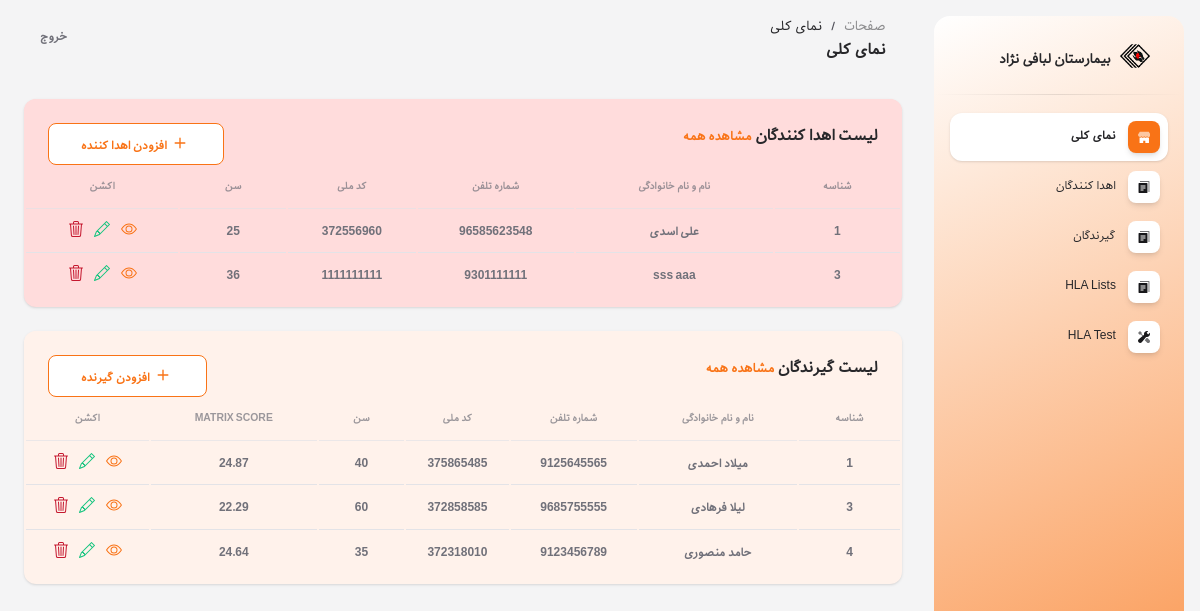
The app's page / (signed in), older data.
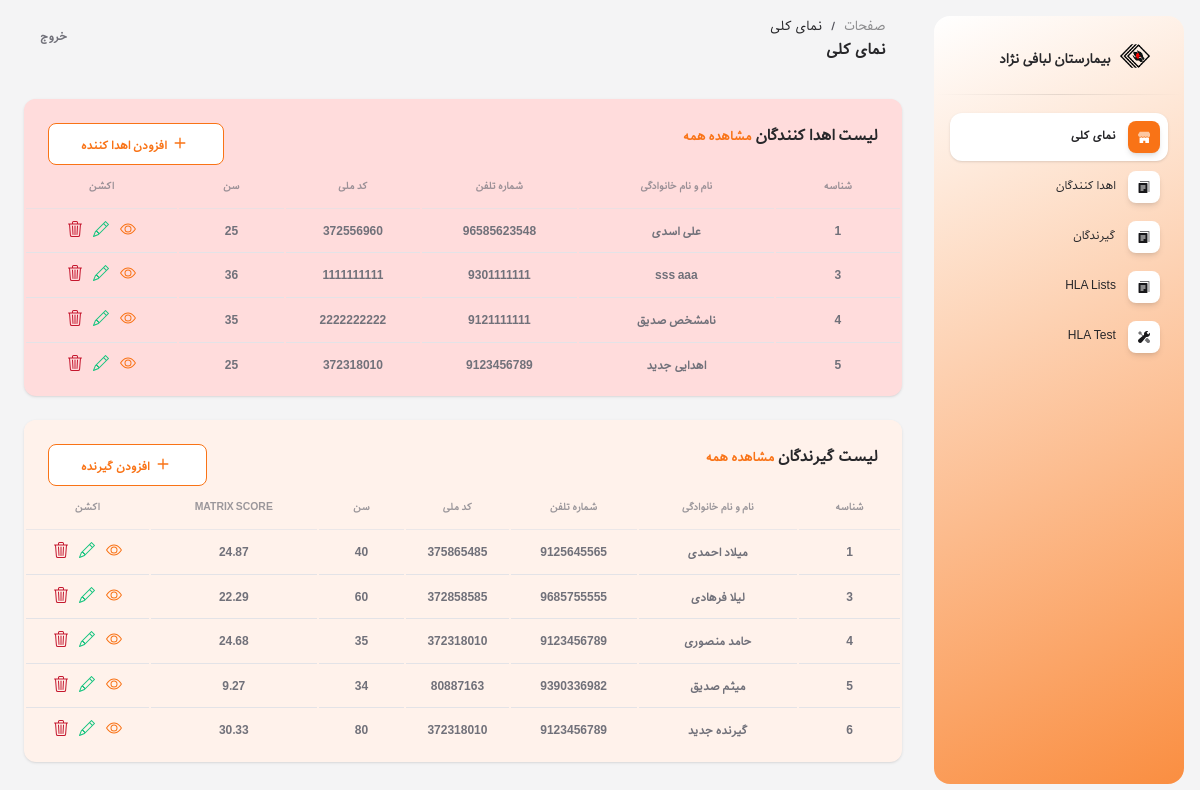
The same page, newer data.
### referees/models.py (models this page shows, shortened)
class Donor(models.Model):
    blood_group_choices = [
        ('A', 'A'),
        ('B', 'B'),
        ('AB', 'AB'),
        ('O', 'O'),
    ]
    first_name = models.CharField(verbose_name='نام', max_length=100)
    last_name = models.CharField(verbose_name='نام خانوادگی', max_length=100)
    national_code = models.IntegerField(verbose_name='کد ملی')
    phone_number = models.IntegerField(verbose_name='شماره تماس')
    age = models.IntegerField(verbose_name='سن')
    blood_group = models.CharField(verbose_name='گروه خونی', max_length=2, choices=blood_group_choices)
    kdpi = models.FloatField(verbose_name='KDPI', help_text='عددی بین 0 تا 100')
    recipient_blood_group = MultiSelectField(verbose_name='گروه خونی مناسب برای گیرنده', help_text='این مقدار توسط سیستیم تعین می گردد', max_length=2, choices=blood_group_choices)
    min_recipient_age = models.IntegerField(verbose_name='حداقل سن مناسب برای گیرنده', help_text='این مقدار توسط سیستیم تعین می گردد')
    max_recipient_age = models.IntegerField(verbose_name='حداکثر سن مناسب برای گیرنده', help_text='این مقدار توسط سیستیم تعین می گردد')
    hla_a_1 = models.ForeignKey(HlaA, on_delete=models.DO_NOTHING, verbose_name='HLA A (allele 1)', related_name='hla_a_1_donor')
    hla_a_2 = models.ForeignKey(HlaA, on_delete=models.DO_NOTHING, verbose_name='HLA A (allele 2)', related_name='hla_a_2_donor')
    hla_b_1 = models.ForeignKey(HlaB, on_delete=models.DO_NOTHING, verbose_name='HLA B (allele 1)', related_name='hla_b_1_donor')
    hla_b_2 = models.ForeignKey(HlaB, on_delete=models.DO_NOTHING, verbose_name='HLA B (allele 2)', related_name='hla_b_2_donor')
    hla_drb1_1 = models.ForeignKey(HlaDRB1, on_delete=models.DO_NOTHING, verbose_name='HLA DRB1 (allele 1)', related_name='hla_drb1_1_donor')
    hla_drb1_2 = models.ForeignKey(HlaDRB1, on_delete=models.DO_NOTHING, verbose_name='HLA DRB1 (allele 2)', related_name='hla_drb1_2_donor')
    hla_drb_1 = models.ForeignKey(HlaDRB, on_delete=models.DO_NOTHING, verbose_name='HLA DRB (allele 1)', null=True, blank=True, related_name='hla_drb_1_donor')
    hla_drb_2 = models.ForeignKey(HlaDRB, on_delete=models.DO_NOTHING, verbose_name='HLA DRB (allele 2)', null=True, blank=True, related_name='hla_drb_2_donor')
    hla_dqb1_1 = models.ForeignKey(HlaDQB1, on_delete=models.DO_NOTHING, verbose_name='HLA DQB1 (allele 1)', related_name='hla_dqb1_1_donor')
    hla_dqb1_2 = models.ForeignKey(HlaDQB1, on_delete=models.DO_NOTHING, verbose_name='HLA DQB1 (allele 2)', related_name='hla_dqb1_2_donor')
    class Meta:
        verbose_name = 'اهدا کننده'
        verbose_name_plural = 'اهدا کنندگان'

class Recipient(models.Model):
    blood_group_choices = [
        ('A', 'A'),
        ('B', 'B'),
        ('AB', 'AB'),
        ('O', 'O'),
    ]
    previous_donation_candidate_choices = [
        ('yes', 'YES'),
        ('no', 'NO'),
    ]
    medical_urgency_choices = [
        ('1', 'no access'),
        ('2', 'cardiomyopathy'),
        ('3', 'none'),
    ]
    cpra_choices = [
        ('1', '≥ 98%'),
        ('2', '95-97%'),
        ('3', 'none'),
    ]
    first_name = models.CharField(verbose_name='نام', max_length=100)
    last_name = models.CharField(verbose_name='نام خانوادگی', max_length=100)
    national_code = models.IntegerField(verbose_name='کد ملی')
    phone_number = models.IntegerField(verbose_name='شماره تماس')
    age = models.IntegerField(verbose_name='سن')
    blood_group = models.CharField(verbose_name='گروه خونی', max_length=2, choices=blood_group_choices)
    waiting_list = models.CharField(max_length=10)
    dialysis_duration = models.CharField(max_length=10)
    previous_donation = models.CharField(max_length=3, choices=previous_donation_candidate_choices)
    medical_urgency = models.CharField(max_length=1, choices=medical_urgency_choices)
    candidate_for_2_kidney_TX = models.CharField(max_length=3, choices=previous_donation_candidate_choices)
    candidate_for_kidney_after_other_organ_TX = models.CharField(max_length=3, choices=previous_donation_candidate_choices)
    cpra = models.CharField(max_length=1, choices=cpra_choices)
    desensitized = models.CharField(max_length=3, choices=previous_donation_candidate_choices)
    hla_a_1 = models.ForeignKey(HlaA, on_delete=models.DO_NOTHING, verbose_name='HLA A (allele 1)', related_name='hla_a_1_recipient')
    hla_a_2 = models.ForeignKey(HlaA, on_delete=models.DO_NOTHING, verbose_name='HLA A (allele 2)', related_name='hla_a_2_recipient')
    hla_b_1 = models.ForeignKey(HlaB, on_delete=models.DO_NOTHING, verbose_name='HLA B (allele 1)', related_name='hla_b_1_recipient')
    hla_b_2 = models.ForeignKey(HlaB, on_delete=models.DO_NOTHING, verbose_name='HLA B (allele 2)', related_name='hla_b_2_recipient')
    hla_drb1_1 = models.ForeignKey(HlaDRB1, on_delete=models.DO_NOTHING, verbose_name='HLA DRB1 (allele 1)', related_name='hla_drb1_1_recipient')
    hla_drb1_2 = models.ForeignKey(HlaDRB1, on_delete=models.DO_NOTHING, verbose_name='HLA DRB1 (allele 2)', related_name='hla_drb1_2_recipient')
    hla_drb_1 = models.ForeignKey(HlaDRB, on_delete=models.DO_NOTHING, verbose_name='HLA DRB (allele 1)', null=True, blank=True, related_name='hla_drb_1_recipient')
    hla_drb_2 = models.ForeignKey(HlaDRB, on_delete=models.DO_NOTHING, verbose_name='HLA DRB (allele 2)', null=True, blank=True, related_name='hla_drb_2_recipient')
    hla_dqb1_1 = models.ForeignKey(HlaDQB1, on_delete=models.DO_NOTHING, verbose_name='HLA DQB1 (allele 1)', related_name='hla_dqb1_1_recipient')
    hla_dqb1_2 = models.ForeignKey(HlaDQB1, on_delete=models.DO_NOTHING, verbose_name='HLA DQB1 (allele 2)', related_name='hla_dqb1_2_recipient')
    point = models.FloatField(verbose_name='امتیاز')
    class Meta:
        verbose_name = 'گیرنده'
        verbose_name_plural = 'گیرندگان'

### referees/views.py (the view)
# urls.py: path('', main, name='main'),
@login_required
def main(request):
    donors = Donor.objects.all().order_by('id')[:5]
    recipients = Recipient.objects.all().order_by('id')[:5]
    context = {
        'donors': donors,
        'recipients': recipients
    }
    return render(request, 'main.html', context=context)

### templates/main.html (shortened to what the changed rows need)
{% extends 'base.html' %}
{% load static %}
{% block contain %}
<div class="row">
    <div class="col-12">
        <div class="card mb-4" style="background-color: #FFDCDC;">
            <div class="card-body px-0 pt-0 pb-2">
                <div class="table-responsive p-0">
                    <table class="table align-items-center mb-0">
                        <thead>
                            <tr>
                                <th
                                    class="text-center text-uppercase text-secondary text-xxs font-weight-bolder opacity-7">
                                    شناسه</th>
                                <th
                                    class="text-center text-uppercase text-secondary text-xxs font-weight-bolder opacity-7">
                                    نام و نام خانوادگی</th>
                                <th
                                    class="text-center text-uppercase text-secondary text-xxs font-weight-bolder opacity-7">
                                    شماره تلفن</th>
                                <th
                                    class="text-center text-uppercase text-secondary text-xxs font-weight-bolder opacity-7">
                                    کد ملی</th>
                                <th
                                    class="text-center text-uppercase text-secondary text-xxs font-weight-bolder opacity-7">
                                    سن</th>
                                <th
                                    class="text-center text-uppercase text-secondary text-xxs font-weight-bolder opacity-7">
                                    اکشن</th>
                            </tr>
                        </thead>
                        <tbody>
                            {% if donors %}
                            {% for donor in donors %}
                            <tr>
                                <td class="align-middle text-center">
                                    <span class="text-secondary text-xs font-weight-bold">{{ donor.id }}</span>
                                </td>
                                <td class="align-middle text-center">
                                    <span class="text-secondary text-xs font-weight-bold">{{ donor.first_name }} {{ donor.last_name }}</span>
                                </td>
                                <td class="align-middle text-center">
                                    <span class="text-secondary text-xs font-weight-bold">{{ donor.phone_number }}</span>
                                </td>
                                <td class="align-middle text-center">
                                    <span class="text-secondary text-xs font-weight-bold">{{ donor.national_code }}</span>
                                </td>
                                <td class="align-middle text-center">
                                    <span class="text-secondary text-xs font-weight-bold">{{ donor.age }}</span>
                                </td>
                                <td class="align-middle text-center">
                                    <a href="{% url 'donor_detail' donor.id %}" title="جزئیات" style="padding: 0 4px;">
                                        <span class="text-secondary text-xs font-weight-bold">
                                        </span>
                                    </a>
                                    <a href="{% url 'donor_update' donor.id %}" title="ویرایش" style="padding: 0 4px;">
                                        <span class="text-secondary text-xs font-weight-bold">
                                        </span>
                                    </a>
                                    <a href="{% url 'donor_delete' donor.id %}" title="حذف" style="padding: 0 4px;">
                                        <span class="text-secondary text-xs font-weight-bold">
                                        </span>
                                    </a>
                                </td>
                            </tr>
                            {% endfor %}
                            {% else %}
                            <tr>
                                <td colspan="6" class="align-middle text-center">
                                    <span class="text-secondary text-xs font-weight-bold">موردی یافت نشد</span>
                                </td>
                            </tr>
                            {% endif %}
                        </tbody>
                    </table>
                </div>
            </div>
        </div>
    </div>
    <div class="col-12">
        <div class="card mb-4" style="background-color: #FFF2EB;">
            <div class="card-body px-0 pt-0 pb-2">
                <div class="table-responsive p-0">
                    <table class="table align-items-center mb-0">
                        <thead>
                            <tr>
                                <th
                                    class="text-center text-uppercase text-secondary text-xxs font-weight-bolder opacity-7">
                                    شناسه</th>
                                <th
                                    class="text-center text-uppercase text-secondary text-xxs font-weight-bolder opacity-7">
                                    نام و نام خانوادگی</th>
                                <th
                                    class="text-center text-uppercase text-secondary text-xxs font-weight-bolder opacity-7">
                                    شماره تلفن</th>
                                <th
                                    class="text-center text-uppercase text-secondary text-xxs font-weight-bolder opacity-7">
                                    کد ملی</th>
                                <th
                                    class="text-center text-uppercase text-secondary text-xxs font-weight-bolder opacity-7">
                                    سن</th>
                                <th
                                    class="text-center text-uppercase text-secondary text-xxs font-weight-bolder opacity-7">
                                    Matrix Score</th>
                                <th
                                    class="text-center text-uppercase text-secondary text-xxs font-weight-bolder opacity-7">
                                    اکشن</th>
                            </tr>
                        </thead>
                        <tbody>
                            {% if recipients %}
                            {% for recipient in recipients %}
                            <tr>
                                <td class="align-middle text-center">
                                    <span class="text-secondary text-xs font-weight-bold">{{ recipient.id }}</span>
                                </td>
                                <td class="align-middle text-center">
                                    <span class="text-secondary text-xs font-weight-bold">{{ recipient.first_name }} {{ recipient.last_name }}</span>
                                </td>
                                <td class="align-middle text-center">
                                    <span class="text-secondary text-xs font-weight-bold">{{ recipient.phone_number }}</span>
                                </td>
                                <td class="align-middle text-center">
                                    <span class="text-secondary text-xs font-weight-bold">{{ recipient.national_code }}</span>
                                </td>
                                <td class="align-middle text-center">
                                    <span class="text-secondary text-xs font-weight-bold">{{ recipient.age }}</span>
                                </td>
                                <td class="align-middle text-center">
                                    <span class="text-secondary text-xs font-weight-bold">{{ recipient.point }}</span>
                                </td>
                                <td class="align-middle text-center">
                                    <a href="{% url 'recipient_detail' recipient.id %}" title="جزئیات" style="padding: 0 4px;">
                                        <span class="text-secondary text-xs font-weight-bold">
                                        </span>
                                    </a>
                                    <a href="{% url 'recipient_update' recipient.id %}" title="ویرایش" style="padding: 0 4px;">
                                        <span class="text-secondary text-xs font-weight-bold">
                                        </span>
                                    </a>
                                    <a href="{% url 'recipient_delete' recipient.id %}" title="حذف" style="padding: 0 4px;">
                                        <span class="text-secondary text-xs font-weight-bold">
                                        </span>
                                    </a>
                                </td>
                            </tr>
                            {% endfor %}
                            {% else %}
                            <tr>
                                <td colspan="7" class="align-middle text-center">
                                    <span class="text-secondary text-xs font-weight-bold">موردی یافت نشد</span>
                                </td>
                            </tr>
                            {% endif %}
                        </tbody>
                    </table>
                </div>
            </div>
        </div>
    </div>
</div>
{% endblock %}

Row changes from the older to the newer data that the page shows:
added Donor: id "4", first_name "نامشخص", last_name "صدیق", phone_number "9121111111", national_code "2222222222", age "35"
added Donor: id "5", first_name "اهدایی", last_name "جدید", phone_number "9123456789", national_code "372318010", age "25"
changed Recipient "حامد": point "24.64" → "24.68"
added Recipient: id "5", first_name "میثم", last_name "صدیق", phone_number "9390336982", national_code "80887163", age "34", point "9.27"
added Recipient: id "6", first_name "گیرنده", last_name "جدید", phone_number "9123456789", national_code "372318010", age "80", point "30.33"
